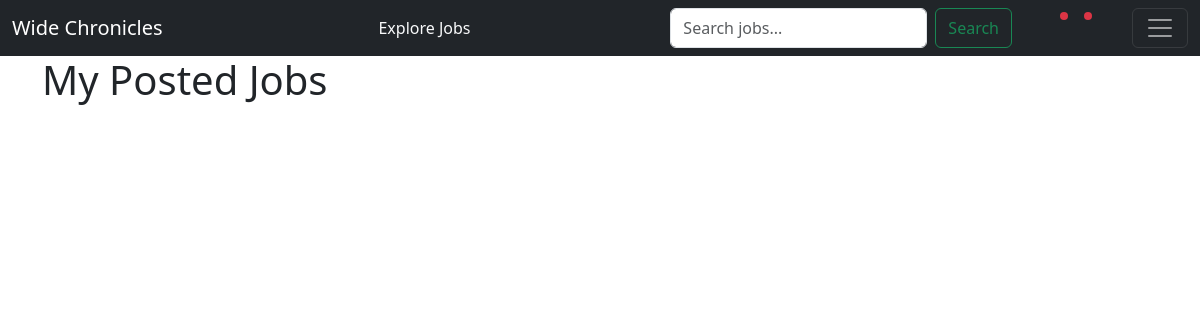
Page /my-jobs/ (signed in) on the earlier database version.
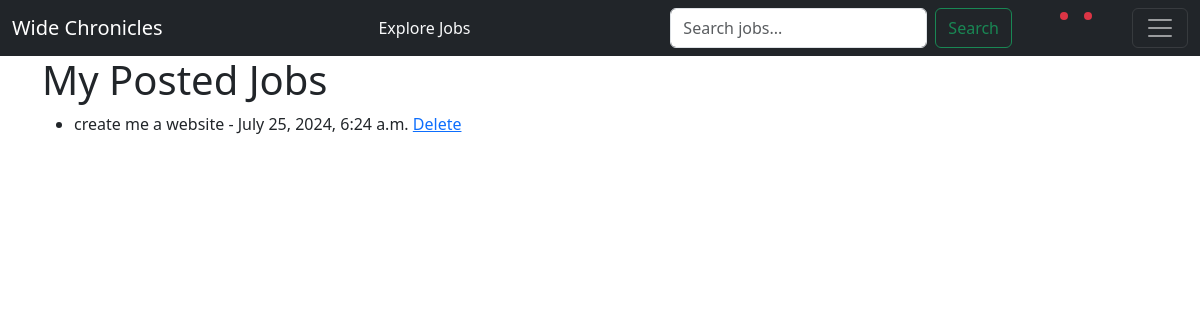
Same page on the later database version.
### jobs/models.py (models this page shows, shortened)
class Job(models.Model):
    buyer = models.ForeignKey(Buyer, on_delete=models.CASCADE)
    title = models.CharField(max_length=200)
    budget = models.IntegerField(validators=[MinValueValidator(1000)])
    description = models.TextField()
    requirement = models.TextField()
    expertise_required = models.CharField(choices=SPECIALITY_CHOICES, max_length=50 )
    timestamp = models.DateTimeField(auto_now_add=True)
    code = models.CharField(max_length=10, unique=True, blank=True)

### jobs/views.py (the view)
# urls.py: path('my-jobs/', my_jobs, name='my_jobs'),
def my_jobs(request):
    try:
        buyer = Buyer.objects.get(owner=request.user)
        jobs = Job.objects.filter(buyer=buyer)
    except Buyer.DoesNotExist:
        jobs = []
    return render(request, 'jobs/my_jobs.html', {'jobs': jobs})

### accounts/models.py (called while the page is built)
    def role(self):
        if hasattr(self, 'seller'):
            return 'Seller'
        elif hasattr(self, 'buyer'):
            return 'Buyer'
        else:
            return None

    def name(user):
        if hasattr(user, 'seller'):
            return user.seller.name
        elif hasattr(user, 'buyer'):
            return user.buyer.name

    def profile_pic(user):
        if hasattr(user, 'seller'):
            return user.seller.profile_pic.url
        elif hasattr(user, 'buyer'):
            return user.buyer.profile_pic.url
        return user.profile_pic

### jobs/templates/jobs/my_jobs.html
{% extends 'jobs/_base.html' %}
    {% block content %}
    <h1>My Posted Jobs</h1>
    <ul>
        {% for job in jobs %}
            <li>
                {{ job.title }} - {{ job.timestamp }}
                <a href="{% url 'delete_job' job.code %}">Delete</a>
            </li>
        {% endfor %}
    </ul>
    {% endblock content %}

Differences in the rows shown:
added Job: title "create me a website", timestamp "July 25, 2024, 6:24 a.m."
